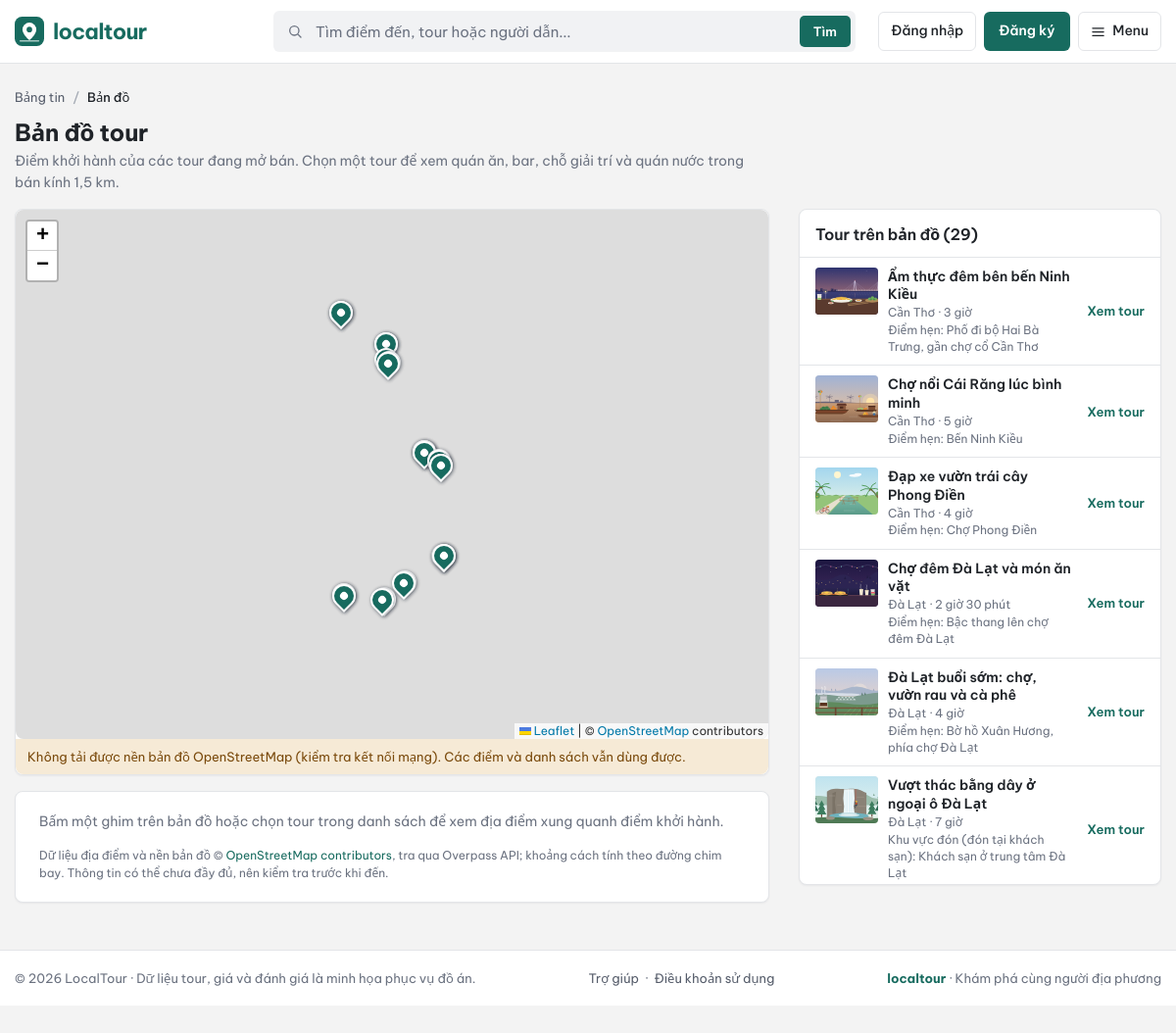
Page /ban-do on the committed database.
### tables this page shows
CREATE TABLE tours (
    id                  CHAR(36)      NOT NULL,
    provider_id         CHAR(36)      NOT NULL,
    destination_id      CHAR(36)      NULL,
    category_id         CHAR(36)      NULL,
    title               VARCHAR(200)  NOT NULL,
    description         TEXT          NOT NULL,
    destination         VARCHAR(100)  NOT NULL,
    duration_minutes    INT           NOT NULL,
    max_group_size      INT           NOT NULL,
    language_codes      VARCHAR(50)   NOT NULL,
    pickup_mode         ENUM('meeting_point','hotel_pickup') NOT NULL,
    meeting_point       VARCHAR(255)  NULL,
    included_summary    TEXT          NULL,           
    transport           VARCHAR(255)  NULL,           
    guide_info          VARCHAR(255)  NULL,           
    dropoff_point       VARCHAR(255)  NULL,           
    excluded_summary    TEXT          NULL,           
    document_terms      TEXT          NULL,           
    meal_terms          TEXT          NULL,           
    voucher_terms       TEXT          NULL,           
    reschedule_terms    TEXT          NULL,           
    source_url          VARCHAR(500)  NULL,           
    verified_at         DATE          NULL,           
    verification_status ENUM('unverified','verified') NOT NULL DEFAULT 'unverified',    
    approval_status     ENUM('draft','pending','approved','rejected') NOT NULL DEFAULT 'draft',
    PRIMARY KEY (id),
    KEY idx_tours_status_destination (approval_status, destination),
    KEY idx_tours_provider (provider_id),
    KEY idx_tours_destination_id (destination_id),
    KEY idx_tours_category_id (category_id),
    CONSTRAINT fk_tours_provider FOREIGN KEY (provider_id)
        REFERENCES providers (id) ON DELETE RESTRICT ON UPDATE CASCADE,
    CONSTRAINT fk_tours_destination FOREIGN KEY (destination_id)
        REFERENCES destinations (id) ON DELETE RESTRICT ON UPDATE CASCADE,
    CONSTRAINT fk_tours_category FOREIGN KEY (category_id)
        REFERENCES categories (id) ON DELETE RESTRICT ON UPDATE CASCADE
);

### app/views/tours/map.php (the view, shortened to what the rows shown need)
<?php
$listUrl = url('/tours');
$count = count($points);
$mapRadius = (int) ((require BASE_PATH . '/config/map.php')['radius_m']);
$radiusText = number_format($mapRadius / 1000, 1, ',', '') . ' km';
?>
<main id="main-content" class="lt-detail lt-tmap" tabindex="-1">
    <div class="container-xl lt-container lt-page">
        <nav aria-label="Đường dẫn">
            <ol class="breadcrumb lt-breadcrumb">
                <li class="breadcrumb-item"><a href="<?= e($listUrl) ?>">Bảng tin</a></li>
                <li class="breadcrumb-item active" aria-current="page">Bản đồ</li>
            </ol>
        </nav>
        <div class="lt-tmap-head">
            <h1 class="lt-tmap-head__title">Bản đồ tour</h1>
            <p class="lt-tmap-head__lead">Điểm khởi hành của các tour đang mở bán. Chọn một tour để xem quán ăn, bar, chỗ giải trí và quán nước trong bán kính <?= e($radiusText) ?>.</p>
        </div>
<?php if (!$mapReady || $count === 0): ?>
        <section class="lt-detail-card lt-tmap-empty" aria-labelledby="tmap-empty-title">
            <span class="lt-tmap-empty__icon" aria-hidden="true"><span class="lt-icon lt-icon--map"></span></span>
            <h2 class="lt-tmap-empty__title" id="tmap-empty-title"><?= $mapReady ? 'Chưa có tour nào có vị trí trên bản đồ' : 'Bản đồ tour đang tạm ngưng' ?></h2>
            <p class="lt-tmap-empty__text"><?= $mapReady
                ? 'Đơn vị tổ chức chưa đặt vị trí điểm khởi hành cho tour nào. Bạn vẫn xem được điểm hẹn trong trang của từng tour.'
                : 'Bản đồ chưa sẵn sàng, vui lòng quay lại sau. Bạn vẫn xem được điểm hẹn trong trang của từng tour.' ?></p>
            <a class="lt-btn lt-btn--primary" href="<?= e($listUrl) ?>">
                <span class="lt-icon lt-icon--arrow-left" aria-hidden="true"></span>
                Về bảng tin
            </a>
        </section>
<?php else: ?>
<?php require __DIR__ . '/../partials/leaflet.php'; ?>
        <div class="row lt-tmap-body">
            <div class="col-12 col-lg-8 lt-tmap-main">
                <div class="lt-detail-card lt-tmap-card">
                    <div class="lt-map lt-map--tall js-places-map" data-mode="all">
                        <div class="lt-map__canvas js-map-canvas" role="region" aria-label="Bản đồ điểm khởi hành của <?= e($count) ?> tour"></div>
                        <p class="lt-map__notice js-map-notice" hidden></p>
                    </div>
                </div>
                <section class="lt-detail-card lt-section lt-map-places js-map-places" aria-labelledby="tmap-places-title">
                    <p class="lt-empty-note js-map-pick-hint">Bấm một ghim trên bản đồ hoặc chọn tour trong danh sách để xem địa điểm xung quanh điểm khởi hành.</p>
                    <p class="lt-map-credit">Dữ liệu địa điểm và nền bản đồ © <a href="https://www.openstreetmap.org/copyright" target="_blank" rel="noopener">OpenStreetMap contributors</a>, tra qua Overpass API; khoảng cách tính theo đường chim bay. Thông tin có thể chưa đầy đủ, nên kiểm tra trước khi đến.</p>
                </section>
            </div>
            <div class="col-12 col-lg-4">
                <section class="lt-detail-card lt-tmap-list" aria-labelledby="tmap-list-title">
                    <h2 class="lt-tmap-list__title" id="tmap-list-title">Tour trên bản đồ (<?= e($count) ?>)</h2>
                    <ul class="lt-tmap-list__items">
<?php foreach ($points as $point): ?>
                        <li class="lt-tmap-tour">
                            <button type="button" class="lt-tmap-tour__select js-map-tour" data-tour-id="<?= e($point['id']) ?>" aria-pressed="false">
<?php if ($point['image'] !== ''): ?>
                                <img class="lt-tmap-tour__image" src="<?= e($point['image']) ?>" alt="" loading="lazy" width="64" height="48">
<?php else: ?>
                                <span class="lt-tmap-tour__image lt-tmap-tour__image--empty" aria-hidden="true"><span class="lt-icon lt-icon--image"></span></span>
<?php endif; ?>
                                <span class="lt-tmap-tour__body">
                                    <span class="lt-tmap-tour__title"><?= e($point['title']) ?></span>
                                    <span class="lt-tmap-tour__meta"><?= e($point['destination']) ?> · <?= e($point['duration']) ?></span>
                                    <span class="lt-tmap-tour__meta"><?= e($point['departure']) ?></span>
                                </span>
                            </button>
                            <a class="lt-tmap-tour__link" href="<?= e($point['url']) ?>">Xem tour<span class="sr-only"> <?= e($point['title']) ?></span></a>
                        </li>
<?php endforeach; ?>
                    </ul>
                </section>
            </div>
        </div>
<?php endif; ?>
    </div>
</main>

### core/Router.php (shortened to what the rows shown need)
<?php
final class Router
{
    private array $routes = [];
    private function add(string $method, string $path, array $handler): void
    {
        $pattern = preg_replace('#\{([a-zA-Z_][a-zA-Z0-9_]*)\}#', '(?P<$1>[^/]+)', $path);
        $this->routes[$method][] = ['pattern' => '#^' . $pattern . '/?$#', 'handler' => $handler];
    }
    public function dispatch(string $method, string $uri): void
    {
        $path = self::pathFromUri($uri);
        $method = $method === 'HEAD' ? 'GET' : $method;
        foreach ($this->routes[$method] ?? [] as $route) {
            if (!preg_match($route['pattern'], $path, $matches)) {
                continue;
            }
            [$class, $action] = $route['handler'];
            $arguments = array_filter($matches, 'is_string', ARRAY_FILTER_USE_KEY);
            (new $class())->{$action}(...array_values($arguments));
            return;
        }
    }
    public static function pathFromUri(string $uri): string
    {
        $path = rawurldecode(parse_url($uri, PHP_URL_PATH) ?: '/');
        return '/' . ltrim($path, '/');
    }
}

### rows in the picture
tours: shows a picture, title "Ẩm thực đêm bên bến Ninh Kiều", destination "Cần Thơ", duration "3 giờ", departure "Điểm hẹn: Phố đi bộ Hai Bà Trưng, gần chợ cổ Cần Thơ"
tours: shows a picture, title "Chợ nổi Cái Răng lúc bình minh", destination "Cần Thơ", duration "5 giờ", departure "Điểm hẹn: Bến Ninh Kiều"
tours: shows a picture, title "Đạp xe vườn trái cây Phong Điền", destination "Cần Thơ", duration "4 giờ", departure "Điểm hẹn: Chợ Phong Điền"
tours: shows a picture, title "Chợ đêm Đà Lạt và món ăn vặt", destination "Đà Lạt", duration "2 giờ 30 phút", departure "Điểm hẹn: Bậc thang lên chợ đêm Đà Lạt"
tours: shows a picture, title "Đà Lạt buổi sớm: chợ, vườn rau và cà phê", destination "Đà Lạt", duration "4 giờ", departure "Điểm hẹn: Bờ hồ Xuân Hương, phía chợ Đà Lạt"
tours: shows a picture, title "Vượt thác bằng dây ở ngoại ô Đà Lạt", destination "Đà Lạt", duration "7 giờ", departure "Khu vực đón (đón tại khách sạn): Khách sạn ở trung tâm Đà Lạt"

### other values in the picture
$radiusText "1,5 km"
$count "29"
